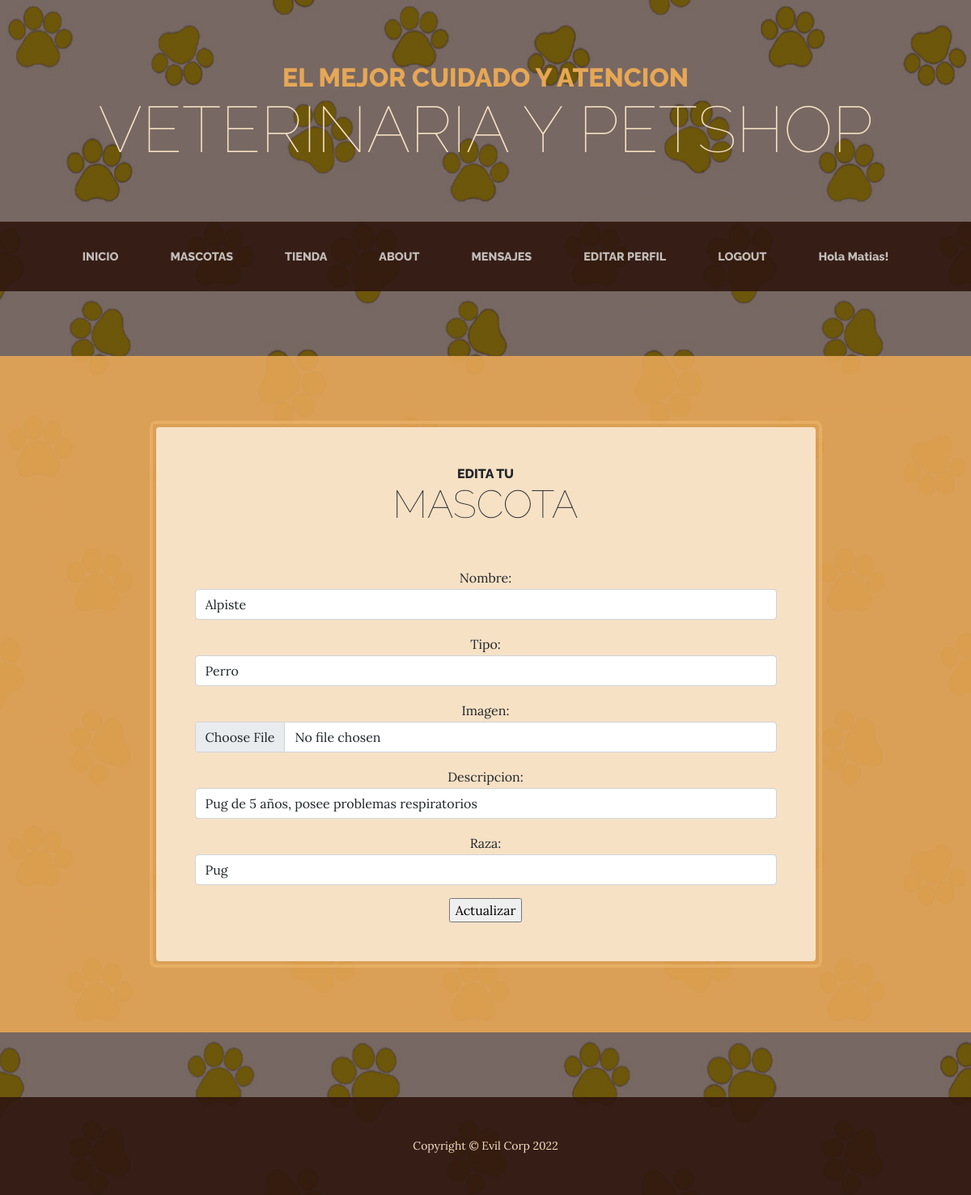
Page /appmascotas/mascotas/editar/5/ (signed in) on the committed database.
### appmascotas/models.py (models this page shows, shortened)
class mascotas(models.Model):
    id = models.AutoField(primary_key=True)
    nombre = models.CharField(max_length=100, verbose_name= 'Nombre')
    tipo = models.CharField(max_length=100, verbose_name= 'Tipo')
    imagen = models.ImageField(default='null', verbose_name="mascotas",upload_to="mascotas")
    descripcion = models.TextField(verbose_name= 'Descripción', null=True)
    raza = models.CharField(verbose_name= 'Raza', max_length=100, null=True)
    def __str__(self):
        fila = f"Nombre: {self.nombre} - Tipo: {self.tipo} - Descripcion: {self.descripcion} - Raza: {self.raza}"
        return fila

### appmascotas/views.py (the view)
# urls.py: path('mascotas/editar/<id>/', mascota_editar, name="mascota-editar"),
def mascota_editar(request, id):
    mascota = mascotas.objects.get(id=id)
    print(mascota)
    if request.method == "POST":
        formulario = MascotaFormulario(request.POST)
        if formulario.is_valid():
            data = formulario.cleaned_data
            mascota.nombre = data["nombre"]
            mascota.tipo = data["tipo"]
            mascota.raza = data["raza"]
            mascota.imagen = data["imagen"]
            mascota.descripcion = data["descripcion"]
            mascota.save(id)
            return redirect("vet-mascotas")
        else:
            return render(request, "mascota-editar", {"formulario": formulario, "errores": formulario.errors})
    else:
        formulario = MascotaFormulario(initial={"nombre":mascota.nombre, "tipo":mascota.tipo, "raza":mascota.raza, "imagen":mascota.imagen, "descripcion":mascota.descripcion})
        return render(request, "editar_mascota.html", {"formulario": formulario, "errores": ""})

### appmascotas/forms.py
class MascotaFormulario(ModelForm):
    nombre = CharField(widget= TextInput(attrs={"class": 'form-control'}), required=True )
    tipo = CharField(widget= TextInput(attrs={"class": 'form-control'}))
    imagen = ImageField(widget= FileInput( attrs={ "class": 'form-control'}))
    descripcion = CharField(widget=TextInput(attrs={"class": 'form-control'}))
    raza = CharField(widget= TextInput(attrs={"class": 'form-control'}))
    class Meta:
        model = mascotas
        fields = [
            'nombre',
            'tipo',
            'imagen',
            'descripcion',
            'raza'
        ]

### appmascotas/templates/editar_mascota.html (shortened to what this page needs)
{% extends 'apptienda/base.html' %}
{% load static %}
{% block titulo %} Edita tu {% endblock %}
{% block subtitulo %} Mascota {% endblock %}
{% block Contenido %}
<form method="post">
    {{formulario.as_p}}
    <input type="submit" value="Actualizar">
</form>
{% endblock %}

### apptienda/templates/apptienda/base.html (shortened to what this page needs)
<!DOCTYPE html>
<html lang="en">
  {% load static %}
  <head>
    <link href="{% static 'css/styles.css'%}" rel="stylesheet" />
  </head>
  <body>
    <header>
      <h1 class="site-heading text-center text-faded d-none d-lg-block">
        <span class="site-heading-upper text-primary mb-3">
          El mejor cuidado y atencion
        </span>
        <span class="site-heading-lower">Veterinaria y PetShop</span>
      </h1>
    </header>
    <nav class="navbar navbar-expand-lg navbar-dark py-lg-4" id="mainNav">
      <div class="container">
        <div class="collapse navbar-collapse" id="navbarSupportedContent">
          <ul class="navbar-nav mx-auto">
            <li class="nav-item px-lg-4">
              <a
                class="nav-link text-uppercase"
                href="{% url 'tienda-inicio' %}"
              >
                INICIO
              </a>
            </li>
            <li class="nav-item px-lg-4">
              <a
                class="nav-link text-uppercase"
                href="{% url 'vet-mascotas' %}"
              >
                MASCOTAS
              </a>
            </li>
            <li class="nav-item px-lg-4">
              <a class="nav-link text-uppercase" href="{% url 'vet-tienda' %}">
                TIENDA
              </a>
            </li>
            <li class="nav-item px-lg-4">
              <a class="nav-link text-uppercase" href="{% url 'vet-about' %}">
                ABOUT
              </a>
            </li>
            <li class="nav-item px-lg-4">
              <a
                class="nav-link text-uppercase"
                href="{% url 'vet-mensajes' %}"
              >
                MENSAJES
              </a>
            </li>
            {% if request.user.is_authenticated %}
            <li class="nav-item px-lg-4">
              <a class="nav-link text-uppercase" href="{% url 'vet-perfil' %}">
                EDITAR PERFIL
              </a>
            </li>
            <li class="nav-item px-lg-4">
              <a class="nav-link text-uppercase" href="{% url 'vet-logout' %}">
                LOGOUT
              </a>
            </li>
            <li class="nav-item px-lg-4">
              <a class="nav-link" href="">Hola {{request.user.username}}!</a>
            </li>
            {% else %}
            <li class="nav-item px-lg-4">
              <a class="nav-link text-uppercase" href="{% url 'vet-login' %}">
                LOGIN
              </a>
            </li>
            {% endif %}
          </ul>
        </div>
      </div>
    </nav>
    <section class="page-section cta">
      <div class="container">
        <div class="row">
          <div class="col-xl-9 mx-auto">
            <div class="cta-inner bg-faded text-center rounded">
              <h2 class="section-heading mb-5">
                <span class="section-heading-upper">
                  {% block titulo %}{% endblock %}
                </span>
                <span class="section-heading-lower">
                  {% block subtitulo %}{% endblock %}
                </span>
              </h2>
              {% block Contenido %}{% endblock %}
            </div>
          </div>
        </div>
      </div>
    </section>
    <footer class="footer text-faded text-center py-5">
      <div class="container">
        <p class="m-0 small">Copyright &copy; Evil Corp 2022</p>
      </div>
    </footer>
  </body>
</html>

### rows in the picture
mascotas: nombre "Alpiste", tipo "Perro", descripcion "Pug de 5 años, posee problemas respiratorios", raza "Pug"

### other values in the picture
{{ request.user.username }} "Matias"
